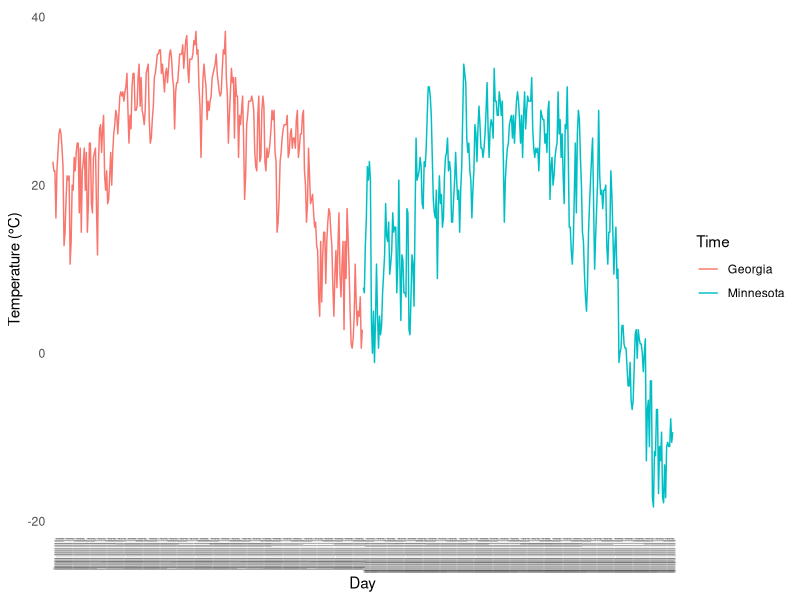
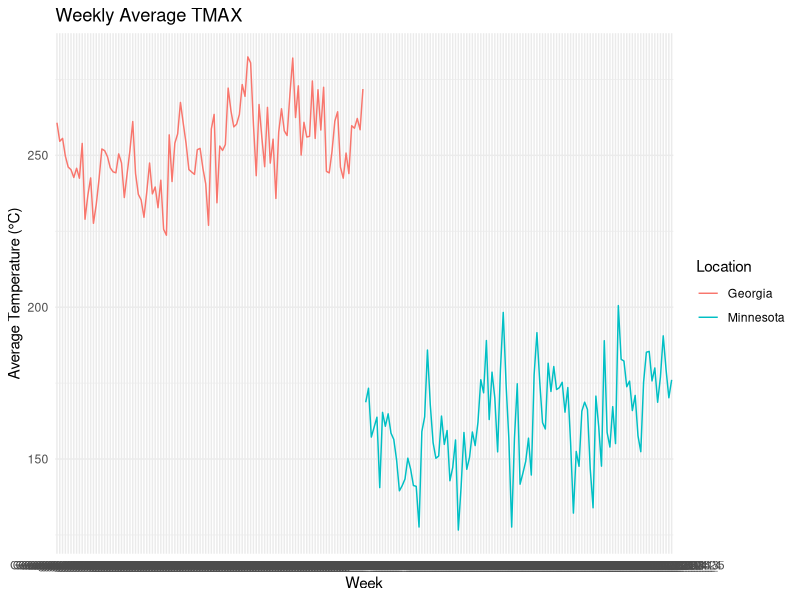

The R source for these figures, in order: (Note: this script raises an error after producing the figures.)
#' Population simulation of wild vs domesticated sunflower plants with different levels of secondary metabolite expression
#' Sarah Elizabeth Stockman
#' April 2025
#' v3
#' 
# Load libraries --------------------------------------------------------------
library(data.table) # data manipulation
library(tidyverse)
library(ggplot2) # plotting
library(parallel)  # parallelization

# Load custom functions --------------------------------------------------------
# source("functions.R") # Load helper functions

# Set seed for reproducibility -----------------------------------------------
set.seed(123)

# Define parameters -----------------------------------------------------------
years <- 2 # Number of years to simulate

# number of plots of populations
plots <- 10

# initial populations of wild and domesticated plants
initial_wild <- 10
initial_domesticated <- 10

# number of plants per plot

# selection proportion
selection_proportion <- 0.2
n_selected <- ceiling(plots * selection_proportion)

# data storage ----------------------------------------------------------------
# data structure for storing yield and trait expression
wild_population <- data.table(
  year = integer(),
  plot = integer(),
  n_survived = integer(),
  trait_mean = numeric(),
   trait_sd = numeric(),
  yield = numeric()
)
domesticated_population <- data.table(
  year = integer(),
  plot = integer(),
  n_survived = integer(),
  trait_mean = numeric(),
   trait_sd = numeric(),
  yield = numeric()
)
pest_pressure_data <- data.table(
  year = integer(),
  day = integer(),
  pressure = numeric()
)

# climate data ----------------------------------------------------------------
# georgia_climate <- rbind(read.csv("climate_data/Georgia_clean_90_00.csv"),
#                          read.csv("climate_data/Georgia_clean_14_24.csv"))
# minnesota_climate <- rbind(read.csv("climate_data/Minnesota_clean_90_00.csv"),
#                            read.csv("climate_data/Minnesota_clean_14_24.csv"))

georgia_climate_p1 <- read.csv("climate_data/Georgia_clean_90_00.csv")
georgia_climate_p2 <- read.csv("climate_data/Georgia_clean_14_24.csv")
minnesota_climate_p1 <- read.csv("climate_data/Minnesota_clean_90_00.csv")
minnesota_climate_p2 <- read.csv("climate_data/Minnesota_clean_14_24.csv")

georgia_climate <- rbind(georgia_climate_p1,georgia_climate_p2)%>%
  mutate(Location = "Georgia")
minnesota_climate <- rbind(minnesota_climate_p1, minnesota_climate_p2) %>%
  mutate(Location = "Minnesota")


climate_data <- rbind(georgia_climate,minnesota_climate) %>%
  mutate(Year = ifelse(Year < 50, Year + 2000, Year + 1900))  %>%
  
  mutate(Date = as.Date(paste(Year, Month, Day, sep = "-"), format = "%Y-%m-%d"))%>%
  mutate(ID = paste(Location, Date, sep = "_"))  %>%
 filter(Month %in% 03:12)  # Filter for growing season (April to October)



# climate_data <- data.table(
#   study_period = 'A',
#   year = rep(1:years, each = 150),
#   day = rep(1:150, times = years),
#   temperature = rnorm(years * 150, mean = 20, sd = 5), # Random temperature data
#   rainfall = rnorm(years * 150, mean = 100, sd = 20) # Random rainfall data
# )
# # unique ID for each study period, year & day
# climate_data[, ID := paste(study_period, year, day, sep = "_")]
# 
# # Plot temperature by ID
# ggplot(climate_data, aes(x = ID, y = temperature, group = year, color = as.factor(year))) +
#   geom_line() +
#   geom_vline(
#     xintercept = cumsum(rep(150, years))[-length(cumsum(rep(150, years)))], # Add vertical lines at year boundaries
#     linetype = "dashed", color = "black", alpha = 0.5
#   ) +
#   labs(
#     title = "Temperature by Day",
#     x = "Day",
#     y = "Temperature (°C)",
#     color = "Year"
#   )+
#   theme_minimal() +
#   theme(
#     axis.text.x = element_blank(),
#     panel.grid.major = element_blank(),  # Removes grid lines
#     panel.grid.minor = element_blank()
#     # axis.ticks.x = element_blank(),
#     # panel.grid.major.x = element_blank(),  # Removes major vertical grid lines
#     # panel.grid.major.y = element_blank()   # Removes major horizontal grid lines
#   )
  

# Plot temperature by ID
ggplot(climate_data[climate_data$Year==2000,], aes(x = ID, y = TMAX/10, group = Location, color = as.factor(Location))) +
  geom_line() +
  # geom_smooth()
  # geom_vline(
  #   xintercept = cumsum(rep(150, years))[-length(cumsum(rep(150, years)))], # Add vertical lines at year boundaries
  #   linetype = "dashed", color = "black", alpha = 0.5
  # ) +
  labs(
    # title = "Temperature by Day",
    x = "Day",
    y = "Temperature (°C)",
    color = "Time"
  )+
  theme_minimal() +
  theme(
    # axis.text.x = element_blank(),
    axis.text.x = element_text(angle = 90, hjust = 1, size = 2),  # Rotate x-axis text by 45 degrees
    
    panel.grid.major = element_blank(),  # Removes grid lines
    panel.grid.minor = element_blank()
    # axis.ticks.x = element_blank(),
    # panel.grid.major.x = element_blank(),  # Removes major vertical grid lines
    # panel.grid.major.y = element_blank()   # Removes major horizontal grid lines
  )


# Group data by 7-day intervals and calculate the average TMAX
climate_data_weekly <- climate_data %>%
  group_by(Location, Year) %>%  # Group by Year, Location, and Week
  mutate(Week = ceiling(Day / 7)) %>%  # Create a Week column (1 = days 1-7, 2 = days 8-14, etc.)
  mutate(Loc_Year_Wk = paste(Location, Year, Week, sep = '_')) %>%
  ungroup()  %>%
  group_by(Location, Year, Week, Loc_Year_Wk)  %>%
  summarize(Avg_TMAX = mean(TMAX, na.rm = TRUE))  # Calculate average TMAX for each week

# Plot the smoothed line
ggplot(climate_data_weekly, aes(x = Loc_Year_Wk, y = Avg_TMAX, group = Location, color = Location)) +
  geom_line() +
  labs(
    title = "Weekly Average TMAX",
    x = "Week",
    y = "Average Temperature (°C)",
    color = "Location"
  ) +
  theme_minimal()



# plot temperature & precipitation across    
plot(climate_data$day[climate_data$year==2], climate_data$temperature[climate_data$year==2], type = "l", col = "#d09220", lwd = 2,
     xlab = "Days", ylab = "Temperature (Cº)",
     main = "Temperature Across Study Period")
# TODO: add precip & add all study years

# plot precipitation across    
plot(climate_data$day[climate_data$year==2], climate_data$rainfall[climate_data$year==2], type = "l", col = "darkblue", lwd = 2,
     xlab = "Days", ylab = "Precipitation (mm)",
     main = "Precipitation Across Study Period")
# TODO: accumulation

# HELPER FUNCTIONS


# pest pressure ---------------------------------------------------------------
# aphid_pest_pressure <- function(temp, Tmin = 5, Tmax = 35, a = 0.0002) {
#   # Brière-based growth rate
#   growth_rate <- ifelse(
#     temp > Tmin & temp < Tmax,
#     a * temp * (temp - Tmin) * sqrt(Tmax - temp),
#     0
#   )
#   # Normalize to 0–1 scale for pest pressure
#   pressure <- growth_rate / max(growth_rate, na.rm = TRUE)
#   return(pressure)
# }


# pest pressure ---------------------------------------------------------------
aphid_pest_pressure <- function(temp, Tmin = 5, Tmax = 35, a = 0.0002) {
  # Brière-based growth rate
  aphid_growth_rate <- ifelse(
    temp > Tmin & temp < Tmax,
    a * temp * (temp - Tmin) * sqrt(Tmax - temp),
    0
  )
  # Normalize to 0–1 scale for pest pressure
  pressure <- 1 - (aphid_growth_rate / max(aphid_growth_rate, na.rm = TRUE))
                  return(pressure)
}


# pest pressure loop
for (year in 1:years) {
#   initialize population
    # trait_expression

    for (day in 1:150) { # for each day in growing season
    # pest pressure
    pest_pressure<- aphid_pest_pressure(climate_data[year == year & day == day, temperature])
    # store pest pressure
    pest_pressure_data <- rbind(pest_pressure_data, data.table(year = year, day = day, pressure = pest_pressure))
    }
    # # plot pest pressure over time
plot(pest_pressure_data$day[pest_pressure_data$year==2], pest_pressure_data$pressure[pest_pressure_data$year==2], type = "l", col = "#d09220", lwd = 2,
     xlab = "Days", ylab = "Pest Pressure (0–1)",
     main = "Aphid Pest Pressure Across Study Period")

}




# initialize populations




for (year in 1:years) {
#   initialize population

  for (plot in 1:plots) { # for each plot population
    
    # trait_expression

    for (day in 1:150) { # for each day in growing season
    # pest pressure
    pest_pressure <- aphid_pest_pressure(climate_data[year == year & day == day, temperature])
    # store pest pressure
    # pest_pressure_data <- rbind(pest_pressure_data, data.table(year = year, day = day, pressure = pest_pressure))
    
    
    # growth: base growth rate, temperture,

    # death related to intrinisic propbability of death 

    }
    # plot yield

  }
  # Select top plots based on yield value
  selected_plots <- sort(plot_yield, decreasing = TRUE)[1:n_selected]

  # new plots inherit average of selected plots trait + some random variation
  wild_new_population <- rnorm(wild_n_individuals, 
                               mean = mean(wild_selected_plots_trait), 
                               sd = sd(wild_selected_plots_trait) * 0.1)
  wild_new_population <- pmax(0, pmin(1, wild_new_population)) # Ensure values within [0, 1]
  domesticated_new_population <- rnorm(domesticated_n_individuals, 
                                       mean = mean(domesticated_selected_plots_trait), 
                                       sd = sd(domesticated_selected_plots_trait) * 0.1)
  domesticated_new_population <- pmax(0, pmin(1, domesticated_new_population)) # Ensure values within [0, 1]
}

# Plot ------------------------------------------------------------------------


